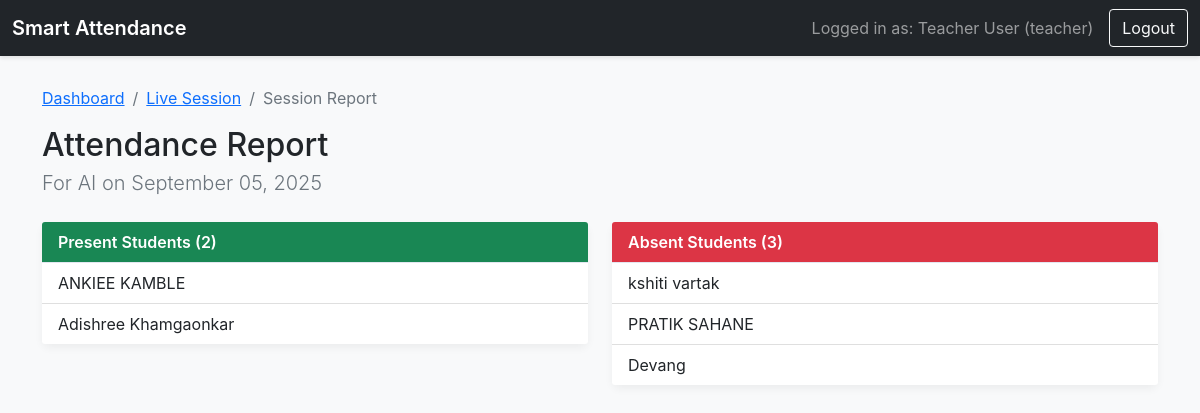
The page /teacher/session_report/1 (signed in) on the database its author committed.
### tables this page shows
CREATE TABLE subjects (
        id INTEGER PRIMARY KEY AUTOINCREMENT,
        subject_name TEXT NOT NULL,
        teacher_id TEXT NOT NULL,
        FOREIGN KEY (teacher_id) REFERENCES users (user_id)
    );

CREATE TABLE users (
        user_id TEXT PRIMARY KEY,
        name TEXT NOT NULL,
        role TEXT NOT NULL,
        password TEXT NOT NULL
    , face_image TEXT);

### app.py (the view)
@app.route('/teacher/session_report/<int:subject_id>')
@login_required
@role_required('teacher')
def session_report(subject_id):
    enrolled_students = db.get_enrolled_students(subject_id)
    present_ids = {r['student_id'] for r in db.get_attendance_for_subject_today(subject_id) if r['status'] == 'Present'}
    present_students = [s for s in enrolled_students if s['user_id'] in present_ids]
    absent_students = [s for s in enrolled_students if s['user_id'] not in present_ids]
    return render_template('session_report.html', subject=db.get_subject_by_id(subject_id), present_students=present_students,
                           absent_students=absent_students, report_date=datetime.now().strftime('%B %d, %Y'))

### app.py (called while the page is built)
def login_required(f):
    @wraps(f)
    def decorated_function(*args, **kwargs):
        if 'user_id' not in session:
            return redirect(url_for('login'))
        return f(*args, **kwargs)
    return decorated_function

def role_required(role_name):
    def wrapper(f):
        @wraps(f)
        def decorated_function(*args, **kwargs):
            if session.get('role') != role_name:
                flash("You do not have permission to access this page.", "danger")
                return redirect(url_for('dashboard'))
            return f(*args, **kwargs)
        return decorated_function
    return wrapper

### database_manager.py (called while the page is built)
def get_db_connection():
    conn = sqlite3.connect(DATABASE)
    conn.row_factory = sqlite3.Row
    return conn

def get_enrolled_students(subject_id):
    conn = get_db_connection()
    students = conn.cursor().execute("SELECT u.* FROM users u JOIN enrollments e ON u.user_id = e.student_id WHERE e.subject_id = ?", (subject_id,)).fetchall()
    conn.close()
    return students

def get_subject_by_id(subject_id):
    conn = get_db_connection()
    subject = conn.cursor().execute("SELECT * FROM subjects WHERE id = ?", (subject_id,)).fetchone()
    conn.close()
    return subject

def get_attendance_for_subject_today(subject_id):
    conn = get_db_connection()
    today_date = datetime.now().strftime('%Y-%m-%d')
    records = conn.cursor().execute("SELECT u.name, ar.student_id, ar.timestamp, ar.status FROM attendance_records ar JOIN users u ON ar.student_id = u.user_id WHERE ar.subject_id = ? AND ar.date = ? ORDER BY u.name", (subject_id, today_date)).fetchall()
    conn.close()
    return records

### templates/session_report.html
{% extends "base.html" %}
{% block content %}
    <nav aria-label="breadcrumb">
        <ol class="breadcrumb">
            <li class="breadcrumb-item"><a href="{{ url_for('dashboard') }}">Dashboard</a></li>
            <li class="breadcrumb-item"><a href="{{ url_for('attendance_session', subject_id=subject.id) }}">Live Session</a></li>
            <li class="breadcrumb-item active" aria-current="page">Session Report</li>
        </ol>
    </nav>
    <h2 class="mb-1">Attendance Report</h2>
    <p class="lead text-muted">For {{ subject.subject_name }} on {{ report_date }}</p>
    <div class="row mt-4">
        <div class="col-md-6">
            <div class="card">
                <div class="card-header bg-success text-white">Present Students ({{ present_students|length }})</div>
                <ul class="list-group list-group-flush">
                    {% for student in present_students %}
                    <li class="list-group-item">{{ student.name }}</li>
                    {% else %}
                    <li class="list-group-item">None</li>
                    {% endfor %}
                </ul>
            </div>
        </div>
        <div class="col-md-6">
            <div class="card">
                <div class="card-header bg-danger text-white">Absent Students ({{ absent_students|length }})</div>
                <ul class="list-group list-group-flush">
                    {% for student in absent_students %}
                    <li class="list-group-item">{{ student.name }}</li>
                    {% else %}
                    <li class="list-group-item">None</li>
                    {% endfor %}
                </ul>
            </div>
        </div>
    </div>
{% endblock %}

### static/style.css (style rules this page uses)
body { background-color: #f8f9fa; font-family: -apple-system, BlinkMacSystemFont, "Segoe UI", Roboto, "Helvetica Neue", Arial, sans-serif; }
.card { border: none; box-shadow: 0 4px 8px rgba(0,0,0,.05); border-radius: 0.5rem; }
.card-header { background-color: #ffffff; border-bottom: 1px solid #e3e6f0; font-weight: 600; color: #0d6efd; display: flex; align-items: center; }

### rows shown on the page
subjects: subject_name "AI"
users: name "ANKIEE KAMBLE"
users: name "Adishree Khamgaonkar"
users: name "kshiti vartak"
users: name "PRATIK SAHANE"
users: name "Devang"

### other values the page prints
{{ session.name }} "Teacher User"
{{ session.role }} "teacher"
{{ present_students|length }} "2"
{{ absent_students|length }} "3"
